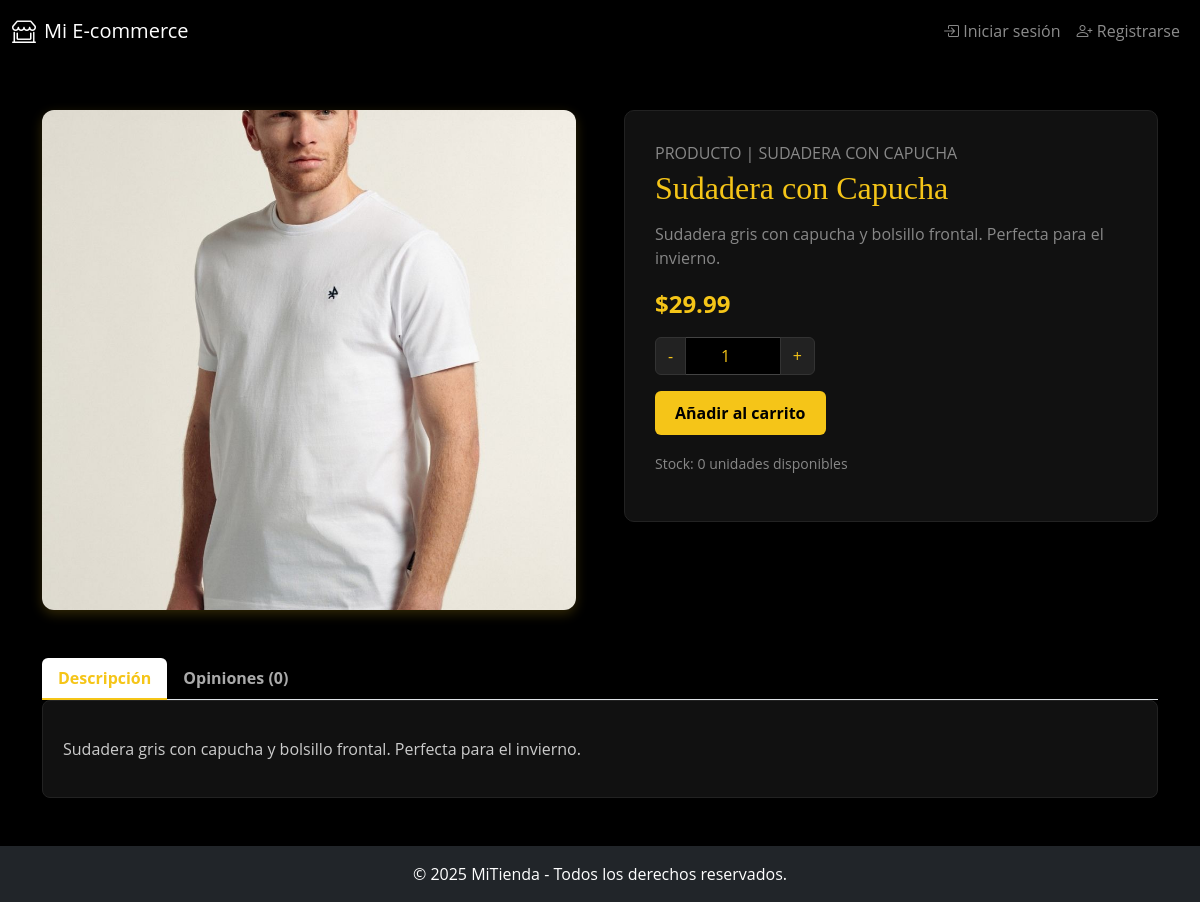
/producto.php?id=3, run on the app's committed database.
### tables this page shows
CREATE TABLE `productos` (
  `id` int(11) NOT NULL,
  `nombre` varchar(255) NOT NULL,
  `descripcion` text NOT NULL,
  `precio` decimal(10,2) NOT NULL,
  `imagen` varchar(255) DEFAULT NULL,
  `categoria_id` int(11) DEFAULT NULL,
  `fecha_agregado` timestamp NOT NULL DEFAULT current_timestamp(),
  `stock` int(11) DEFAULT 0
);

### producto.php (the view, shortened to what this page needs)
<?php
require 'conexion.php';
require 'header.php';
require 'navbar.php';
$id = $_GET['id'];
$stmt = $conn->prepare("SELECT * FROM productos WHERE id = ?");
$stmt->bind_param("i", $id);
$stmt->execute();
$resultado = $stmt->get_result();
$producto = $resultado->fetch_assoc();
?>
<div class="container py-5">
    <div class="row gx-5">
        <div class="col-md-6">
            <img src="<?= htmlspecialchars($producto['imagen']) ?>" class="product-image" alt="<?= htmlspecialchars($producto['nombre']) ?>">
        </div>
        <div class="col-md-6">
            <div class="product-details">
                <p class="text-uppercase text-muted mb-1">Producto | <?= ucfirst($producto['nombre']) ?></p>
                <h2><?= htmlspecialchars($producto['nombre']) ?></h2>
                <p class="text-muted"><?= htmlspecialchars($producto['descripcion']) ?></p>
                <div class="price">$<?= number_format($producto['precio'], 2) ?></div>
                <form action="agregar_al_carrito.php" method="POST">
                    <div class="input-group mb-3" style="max-width: 160px;">
                        <button class="btn btn-outline-secondary" type="button" onclick="cambiarCantidad(-1)">-</button>
                        <input type="number" name="cantidad" id="cantidad" class="form-control text-center" value="1" min="1" max="<?= $producto['stock'] ?>">
                        <button class="btn btn-outline-secondary" type="button" onclick="cambiarCantidad(1)">+</button>
                    </div>
                    <button type="submit" class="btn btn-add">Añadir al carrito</button>
                </form>
                <p class="mt-3 text-muted"><small>Stock: <?= $producto['stock'] ?> unidades disponibles</small></p>
            </div>
        </div>
    </div>
    <div class="tabs mt-5">
        <ul class="nav nav-tabs" id="productoTabs" role="tablist">
            <li class="nav-item">
                <button class="nav-link active" id="descripcion-tab" data-bs-toggle="tab" data-bs-target="#descripcion" type="button" role="tab">Descripción</button>
            </li>
            <li class="nav-item">
                <button class="nav-link" id="opiniones-tab" data-bs-toggle="tab" data-bs-target="#opiniones" type="button" role="tab">Opiniones (0)</button>
            </li>
        </ul>
        <div class="tab-content" id="productoTabsContent">
            <div class="tab-pane fade show active" id="descripcion" role="tabpanel">
                <p class="mt-3"><?= nl2br(htmlspecialchars($producto['descripcion'])) ?></p>
            </div>
        </div>
    </div>
</div>
<?php require 'footer.php'; ?>

### producto.php (style rules this page uses)
body { background-color: #000; font-family: 'Open Sans', sans-serif; color: #f8f9fa; }
.product-image { border-radius: 12px; object-fit: cover; width: 100%; max-height: 500px; box-shadow: 0 4px 12px rgba(245, 197, 24, 0.2); }
.product-details { border: 1px solid #222; padding: 30px; border-radius: 10px; background-color: #111; }
.product-details h2 { font-family: 'Playfair Display', serif; font-size: 2rem; color: #f5c518; margin-bottom: 15px; }
.product-details p { color: #ccc; }
.price { font-weight: bold; font-size: 1.5rem; color: #f5c518; margin-bottom: 15px; }
.btn-add { background-color: #f5c518; color: #000; font-weight: bold; border: none; padding: 10px 20px; transition: 0.3s; }
.input-group .btn-outline-secondary { background-color: #222; color: #f5c518; border-color: #333; }
.form-control { background-color: #000; border: 1px solid #444; color: #f5c518; }
.tabs { margin-top: 50px; }
.nav-tabs .nav-link { border: none; border-bottom: 2px solid transparent; color: #aaa; font-weight: bold; background-color: transparent; }
.nav-tabs .nav-link.active { border-bottom: 2px solid #f5c518; color: #f5c518; }
.tab-content { background-color: #111; padding: 20px; border-radius: 8px; color: #ccc; border: 1px solid #222; }
.text-muted { color: #888 !important; }

### data on the page
productos: imagen (picture), nombre "SUDADERA CON CAPUCHA", nombre "Sudadera con Capucha", descripcion "Sudadera gris con capucha y bolsillo frontal. Perfecta para el invierno.", precio "29.99", stock "0"
